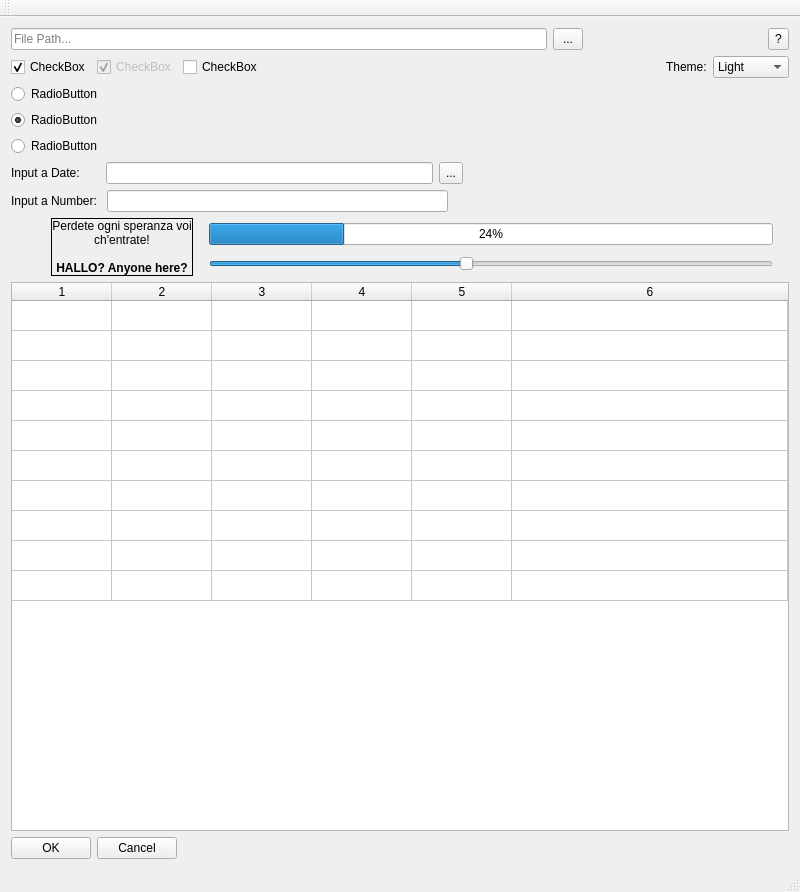
<?xml version="1.0" encoding="UTF-8"?>
<ui version="4.0">
 <class>QssLoaderDemoApp</class>
 <widget class="QMainWindow" name="QssLoaderDemoApp">
  <property name="geometry">
   <rect>
    <x>0</x>
    <y>0</y>
    <width>800</width>
    <height>892</height>
   </rect>
  </property>
  <property name="windowTitle">
   <string>Xamgu Demo App</string>
  </property>
  <property name="windowIcon">
   <iconset resource="QssLoaderDemoApp.qrc">
    <normaloff>:/Resources/Icons/demoapp.ico</normaloff>:/Resources/Icons/demoapp.ico</iconset>
  </property>
  <widget class="QWidget" name="centralWidget">
   <layout class="QVBoxLayout" name="verticalLayout_3">
    <item>
     <layout class="QHBoxLayout" name="horizontalLayout" stretch="3,1,1,0">
      <item>
       <widget class="QLineEdit" name="lineEdit">
        <property name="text">
         <string/>
        </property>
        <property name="placeholderText">
         <string>File Path...</string>
        </property>
       </widget>
      </item>
      <item>
       <widget class="QToolButton" name="toolButton">
        <property name="sizePolicy">
         <sizepolicy hsizetype="Preferred" vsizetype="Preferred">
          <horstretch>0</horstretch>
          <verstretch>0</verstretch>
         </sizepolicy>
        </property>
        <property name="minimumSize">
         <size>
          <width>0</width>
          <height>0</height>
         </size>
        </property>
        <property name="maximumSize">
         <size>
          <width>30</width>
          <height>16777215</height>
         </size>
        </property>
        <property name="toolTip">
         <string>Choose File</string>
        </property>
        <property name="text">
         <string>...</string>
        </property>
       </widget>
      </item>
      <item>
       <spacer name="horizontalSpacer">
        <property name="orientation">
         <enum>Qt::Horizontal</enum>
        </property>
        <property name="sizeHint" stdset="0">
         <size>
          <width>40</width>
          <height>20</height>
         </size>
        </property>
       </spacer>
      </item>
      <item>
       <widget class="QToolButton" name="infoToolButton">
        <property name="sizePolicy">
         <sizepolicy hsizetype="Preferred" vsizetype="Preferred">
          <horstretch>0</horstretch>
          <verstretch>0</verstretch>
         </sizepolicy>
        </property>
        <property name="toolTip">
         <string>Application Info</string>
        </property>
        <property name="text">
         <string>?</string>
        </property>
       </widget>
      </item>
     </layout>
    </item>
    <item>
     <layout class="QHBoxLayout" name="horizontalLayout_3">
      <item>
       <widget class="QCheckBox" name="checkBox">
        <property name="text">
         <string>CheckBox</string>
        </property>
        <property name="checked">
         <bool>true</bool>
        </property>
       </widget>
      </item>
      <item>
       <widget class="QCheckBox" name="checkBox_2">
        <property name="enabled">
         <bool>false</bool>
        </property>
        <property name="text">
         <string>CheckBox</string>
        </property>
        <property name="checked">
         <bool>true</bool>
        </property>
       </widget>
      </item>
      <item>
       <widget class="QCheckBox" name="checkBox_3">
        <property name="text">
         <string>CheckBox</string>
        </property>
       </widget>
      </item>
      <item>
       <spacer name="horizontalSpacer_2">
        <property name="orientation">
         <enum>Qt::Horizontal</enum>
        </property>
        <property name="sizeHint" stdset="0">
         <size>
          <width>40</width>
          <height>20</height>
         </size>
        </property>
       </spacer>
      </item>
      <item>
       <widget class="QLabel" name="label_2">
        <property name="text">
         <string>Theme:</string>
        </property>
       </widget>
      </item>
      <item>
       <widget class="QComboBox" name="comboBoxTheme">
        <item>
         <property name="text">
          <string>Light</string>
         </property>
        </item>
        <item>
         <property name="text">
          <string>Dark</string>
         </property>
        </item>
        <item>
         <property name="text">
          <string>No Style</string>
         </property>
        </item>
       </widget>
      </item>
     </layout>
    </item>
    <item>
     <layout class="QVBoxLayout" name="verticalLayout">
      <item>
       <widget class="QRadioButton" name="radioButton">
        <property name="text">
         <string>RadioButton</string>
        </property>
        <property name="checked">
         <bool>false</bool>
        </property>
       </widget>
      </item>
      <item>
       <widget class="QRadioButton" name="radioButton_2">
        <property name="text">
         <string>RadioButton</string>
        </property>
        <property name="checked">
         <bool>true</bool>
        </property>
       </widget>
      </item>
      <item>
       <widget class="QRadioButton" name="radioButton_3">
        <property name="text">
         <string>RadioButton</string>
        </property>
        <property name="checked">
         <bool>false</bool>
        </property>
       </widget>
      </item>
     </layout>
    </item>
    <item>
     <layout class="QHBoxLayout" name="horizontalLayout_5">
      <item>
       <widget class="QLabel" name="label_4">
        <property name="text">
         <string>Input a Date:      </string>
        </property>
       </widget>
      </item>
      <item>
       <widget class="QLineEdit" name="dateInputLineEdit"/>
      </item>
      <item>
       <widget class="QToolButton" name="datePickToolButton">
        <property name="sizePolicy">
         <sizepolicy hsizetype="Preferred" vsizetype="Preferred">
          <horstretch>0</horstretch>
          <verstretch>0</verstretch>
         </sizepolicy>
        </property>
        <property name="toolTip">
         <string>Open Date Picker</string>
        </property>
        <property name="text">
         <string>...</string>
        </property>
       </widget>
      </item>
      <item>
       <spacer name="horizontalSpacer_5">
        <property name="orientation">
         <enum>Qt::Horizontal</enum>
        </property>
        <property name="sizeHint" stdset="0">
         <size>
          <width>118</width>
          <height>20</height>
         </size>
        </property>
       </spacer>
      </item>
     </layout>
    </item>
    <item>
     <layout class="QHBoxLayout" name="horizontalLayout_6">
      <item>
       <widget class="QLabel" name="label_5">
        <property name="text">
         <string>Input a Number: </string>
        </property>
       </widget>
      </item>
      <item>
       <widget class="QLineEdit" name="numberInputLineEdit"/>
      </item>
      <item>
       <spacer name="horizontalSpacer_6">
        <property name="orientation">
         <enum>Qt::Horizontal</enum>
        </property>
        <property name="sizeHint" stdset="0">
         <size>
          <width>118</width>
          <height>20</height>
         </size>
        </property>
       </spacer>
      </item>
     </layout>
    </item>
    <item>
     <layout class="QHBoxLayout" name="horizontalLayout_7">
      <property name="spacing">
       <number>16</number>
      </property>
      <property name="leftMargin">
       <number>40</number>
      </property>
      <property name="rightMargin">
       <number>16</number>
      </property>
      <item>
       <widget class="QLabel" name="label">
        <property name="frameShape">
         <enum>QFrame::Box</enum>
        </property>
        <property name="frameShadow">
         <enum>QFrame::Plain</enum>
        </property>
        <property name="text">
         <string>&lt;html&gt;&lt;head/&gt;&lt;body&gt;&lt;p&gt;Perdete ogni speranza voi ch'entrate!&lt;br/&gt;&lt;br/&gt;&lt;span style=&quot; font-weight:600;&quot;&gt;HALLO? Anyone here?&lt;/span&gt;&lt;/p&gt;&lt;/body&gt;&lt;/html&gt;</string>
        </property>
        <property name="textFormat">
         <enum>Qt::RichText</enum>
        </property>
        <property name="alignment">
         <set>Qt::AlignCenter</set>
        </property>
        <property name="wordWrap">
         <bool>true</bool>
        </property>
        <property name="margin">
         <number>22</number>
        </property>
        <property name="indent">
         <number>20</number>
        </property>
       </widget>
      </item>
      <item>
       <layout class="QVBoxLayout" name="verticalLayout_2">
        <item>
         <widget class="QProgressBar" name="progressBar">
          <property name="value">
           <number>24</number>
          </property>
         </widget>
        </item>
        <item>
         <widget class="QSlider" name="horizontalSlider">
          <property name="sliderPosition">
           <number>45</number>
          </property>
          <property name="orientation">
           <enum>Qt::Horizontal</enum>
          </property>
         </widget>
        </item>
       </layout>
      </item>
     </layout>
    </item>
    <item>
     <widget class="QTableWidget" name="tableWidget">
      <property name="rowCount">
       <number>10</number>
      </property>
      <property name="columnCount">
       <number>6</number>
      </property>
      <attribute name="horizontalHeaderStretchLastSection">
       <bool>true</bool>
      </attribute>
      <attribute name="verticalHeaderVisible">
       <bool>false</bool>
      </attribute>
      <row/>
      <row/>
      <row/>
      <row/>
      <row/>
      <row/>
      <row/>
      <row/>
      <row/>
      <row/>
      <column/>
      <column/>
      <column/>
      <column/>
      <column/>
      <column/>
     </widget>
    </item>
    <item>
     <layout class="QHBoxLayout" name="horizontalLayout_2">
      <item>
       <widget class="QPushButton" name="pushButtonOK">
        <property name="sizePolicy">
         <sizepolicy hsizetype="Preferred" vsizetype="Preferred">
          <horstretch>0</horstretch>
          <verstretch>0</verstretch>
         </sizepolicy>
        </property>
        <property name="text">
         <string>OK</string>
        </property>
       </widget>
      </item>
      <item>
       <widget class="QPushButton" name="pushButtonCancel">
        <property name="sizePolicy">
         <sizepolicy hsizetype="Preferred" vsizetype="Preferred">
          <horstretch>0</horstretch>
          <verstretch>0</verstretch>
         </sizepolicy>
        </property>
        <property name="text">
         <string>Cancel</string>
        </property>
       </widget>
      </item>
      <item>
       <spacer name="horizontalSpacer_3">
        <property name="orientation">
         <enum>Qt::Horizontal</enum>
        </property>
        <property name="sizeHint" stdset="0">
         <size>
          <width>40</width>
          <height>20</height>
         </size>
        </property>
       </spacer>
      </item>
     </layout>
    </item>
   </layout>
  </widget>
  <widget class="QMenuBar" name="menuBar">
   <property name="geometry">
    <rect>
     <x>0</x>
     <y>0</y>
     <width>800</width>
     <height>26</height>
    </rect>
   </property>
  </widget>
  <widget class="QToolBar" name="mainToolBar">
   <attribute name="toolBarArea">
    <enum>TopToolBarArea</enum>
   </attribute>
   <attribute name="toolBarBreak">
    <bool>false</bool>
   </attribute>
  </widget>
  <widget class="QStatusBar" name="statusBar"/>
 </widget>
 <layoutdefault spacing="6" margin="11"/>
 <resources>
  <include location="QssLoaderDemoApp.qrc"/>
 </resources>
 <connections/>
</ui>
